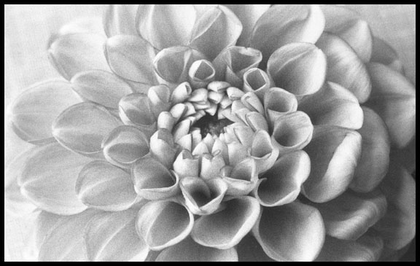
%> input picture VIDEO/spektrala DCT/blomma.tif, 420 x 266 px, shrunk from 576 x 365 before the run
$ octave testCode.m   (GNU Octave 9; MATLAB toolbox functions it lacks are replaced by stand-ins)
%> lines starting %> are read from the running program, lines starting %| are printed output that depends on the picture
### VIDEO/spektrala DCT/jpeg_encode.m
function C = jpeg_encode(I)
%
% jpeg_encode - encode image I using block-by-block DCT coefficients
%
% input:
%  I (nxm matrix) - Input image
% output:
%  C (nxm matrix)

I = I -128;
T = dct_basis(8);

[height, width] = size(I);
%> height = 266; width = 420

for q = 1 :8: floor(height/8)*8
    for p = 1 :8:floor(width/8)*8

        C(q:q+7,p:p+7) = T'*I(q:q+7,p:p+7)*T;

    end
end
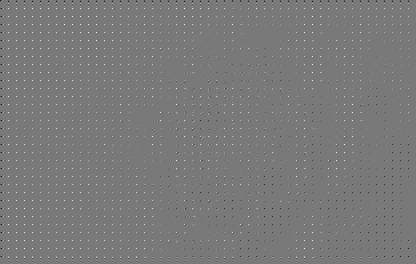
%> C: size 264x416 double; min -872.1, max 960.8, mean 4.2; drawn with min black and max white

### VIDEO/spektrala DCT/dct_basis.m
function T = dct_basis(m)
%
% dct_basis - calculate basis vectors for DCT-transform
%
% input:
%   m (real number)  - Basis vector length
% output:
%   T = (mxm matrix) - DCT basis matrix where each column is a basis vector

T = zeros(m);

for p = 0:m-1
    q = 0;
    t = 1/sqrt(m);
    T(p+1,q+1) = t;

    for q = 1:m-1
        t = sqrt(2/m)*cos((pi*(2*p+1)*q)/(2*m));
        T(p+1,q+1) = t;
    end
end

### VIDEO/spektrala DCT/jpeg_decode.m
function I = jpeg_decode(C)
%
% jpeg_decode - encode image I using block-by-block DCT coefficients
%
% input:
%  C (nxm matrix) - Input DCT coefficient matrix
% output:
%  I (nxm matrix) - Output image

dimensions = 8;
Cmatrix = [
16 11 10 16 24 40 51 61
12 12 14 19 26 58 60 55
14 13 16 24 40 57 69 56
14 17 22 29 51 87 80 62
18 22 37 56 68 109 103 77
24 35 55 64 81 104 113 92
49 64 78 87 103 121 120 101
72 92 95 98 112 100 103 99];

T = dct_basis(8);
[height, width] = size(C);
%> height = 264; width = 416

for q = 1 :dimensions: floor(height/dimensions)*dimensions
    for p = 1 :dimensions:floor(width/dimensions)*dimensions

        I(q:q+7,p:p+7) = T*C(q:q+7,p:p+7)*T';

    end
end
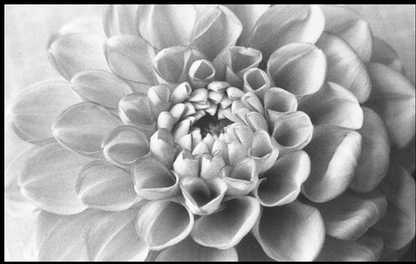
%> I: size 264x416 double; min -128, max 127, mean 34.4; drawn with min black and max white
I = I + 128;

### VIDEO/spektrala DCT/testCode.m
I = mean(double(imread('blomma.tif')),3);
%I = blockproc(I);%Formatteras till multiplar om 8 i h鰆d/l鋘gd-led

C = jpeg_encode(I);
UC = jpeg_decode(C);

colormap(gray);
subplot(1,3,1);
imagesc(I);
subplot(1,3,2);
imagesc(C);
subplot(1,3,3);
imagesc(UC);

$ run again, with VIDEO/spektrala DCT/uggla2.tif copied over VIDEO/spektrala DCT/blomma.tif
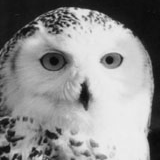
%> input picture VIDEO/spektrala DCT/uggla2.tif, 160 x 160 px
%> after the loop in jpeg_encode, `for q = 1 :8: floor(height/8)*8`:
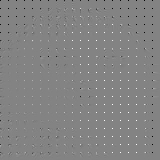
%> C: size 160x160 double; min -918.1, max 864.8, mean 1.6; drawn with min black and max white
